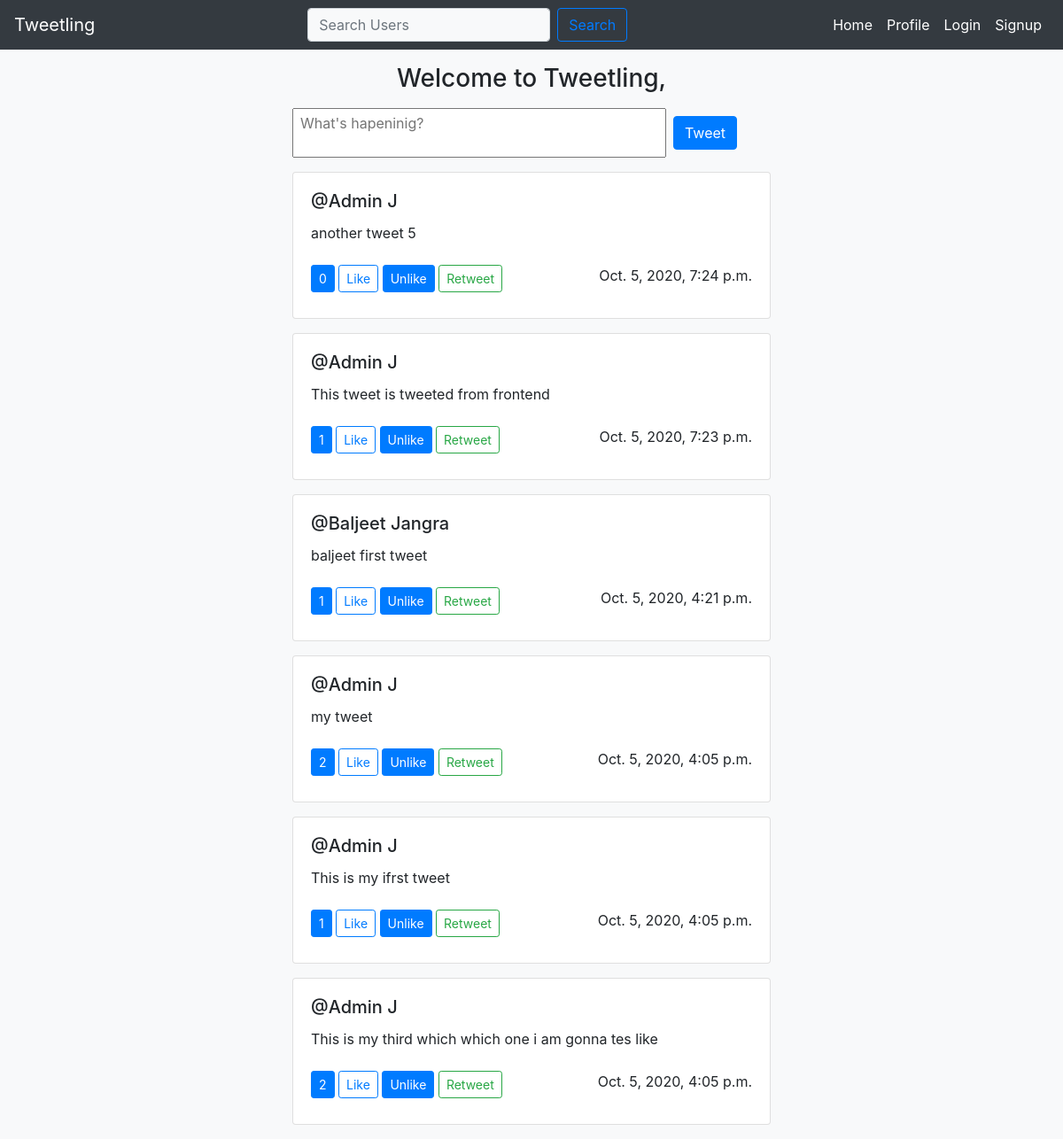
The page / on the database its author committed.
### tweet/models.py (models this page shows, shortened)
class Tweet(models.Model):
    parent = models.ForeignKey('self', on_delete=models.CASCADE)
    user = models.ForeignKey(User, on_delete=models.CASCADE, related_name="tweets")
    content = models.CharField(max_length=250)
    likes = models.ManyToManyField(User,related_name='tweet_user', blank=True, through=TweetLike)
    created_at = models.DateTimeField(auto_now_add=True)
    updated_at = models.DateTimeField(auto_now=True)
    def tweet_likes(self):
        return self.likes.count()
    class Meta:
        ordering = ("-updated_at",)

### accounts/models.py (models this page shows, shortened)
class User(AbstractUser):
    username = None
    email = models.EmailField(_("email address"), max_length=254, unique=True)
    first_name = models.CharField(max_length=32)
    last_name = models.CharField(max_length=32)
    USERNAME_FIELD = 'email'
    REQUIRED_FIELDS = []
    objects = CustomUserManager()

### tweet/views.py (the view)
# urls.py: path('',TweetList.as_view(), name='home'),
class TweetList(ListView):
    model = Tweet
    template_name = 'public/index.html'
    context_object_name = 'tweets'

### templates/public/index.html (shortened to what this page needs)
{% extends "base.html" %}
{% block content %}
  <section class="mt-3">
    <div class="container">
      <div class="row">
        <div class="offset-md-3 col-md-6">
          <div class="text-center">
            <h3 class="mb-3">Welcome to Tweetling, {{user.first_name}}</h3>
          </div>
          <div class="text-center">
            <form method="POST" action="createtweet/" class="form-inline ml-auto my-2 my-lg-0">
              <textarea name='content' class="pt-1 pl-2" placeholder="What's hapeninig?" style="resize: none; overflow:hidden" name="tweet" id="" cols="40" rows="2"></textarea>
              <button class="btn btn-primary mx-2 my-2 my-sm-0" type="submit">Tweet</button>
            </form>
          </div>
          {% for tweet in tweets  %}
          <div class="card my-3 ">
            <div class="card-body">
              <h5 class="card-title">@{{tweet.user.first_name}} {{tweet.user.last_name}}</h5>
              <p class="card-text">{{tweet.content}}</p>
              <div class="row mt-4">
                <div class="col-sm-6">
                  <a class="btn btn-sm btn-primary" href="{% url 'tweet_like' tweet.id %}">{{tweet.tweet_likes}}</a>
                  <a class="btn btn-sm btn-outline-primary" href="{% url 'tweet_like' tweet.id %}">Like</a>
                  <a class="btn btn-sm btn-primary" href="{% url 'tweet_dislike' tweet.id %}">Unlike</a>
                  <a class="btn btn-sm btn-outline-success" href="">Retweet</a>
                </div>
                <div class="col-sm-6 text-right ">
                  <p class="">{{tweet.updated_at}}</p>
                </div>
              </div>
            </div>
          </div>
          {% endfor %}
        </div>
      </div>
    </div>
  </section>
{% endblock content %}

### rows shown on the page
Tweet: user.first_name "Admin", user.last_name "J", content "another tweet 5", tweet_likes "0", updated_at "Oct. 5, 2020, 7:24 p.m."
Tweet: user.first_name "Admin", user.last_name "J", content "This tweet is tweeted from frontend", tweet_likes "1", updated_at "Oct. 5, 2020, 7:23 p.m."
Tweet: user.first_name "Baljeet", user.last_name "Jangra", content "baljeet first tweet", tweet_likes "1", updated_at "Oct. 5, 2020, 4:21 p.m."
Tweet: user.first_name "Admin", user.last_name "J", content "my tweet", tweet_likes "2", updated_at "Oct. 5, 2020, 4:05 p.m."
Tweet: user.first_name "Admin", user.last_name "J", content "This is my ifrst tweet", tweet_likes "1", updated_at "Oct. 5, 2020, 4:05 p.m."
Tweet: user.first_name "Admin", user.last_name "J", content "This is my third which which one i am gonna tes like", tweet_likes "2", updated_at "Oct. 5, 2020, 4:05 p.m."
